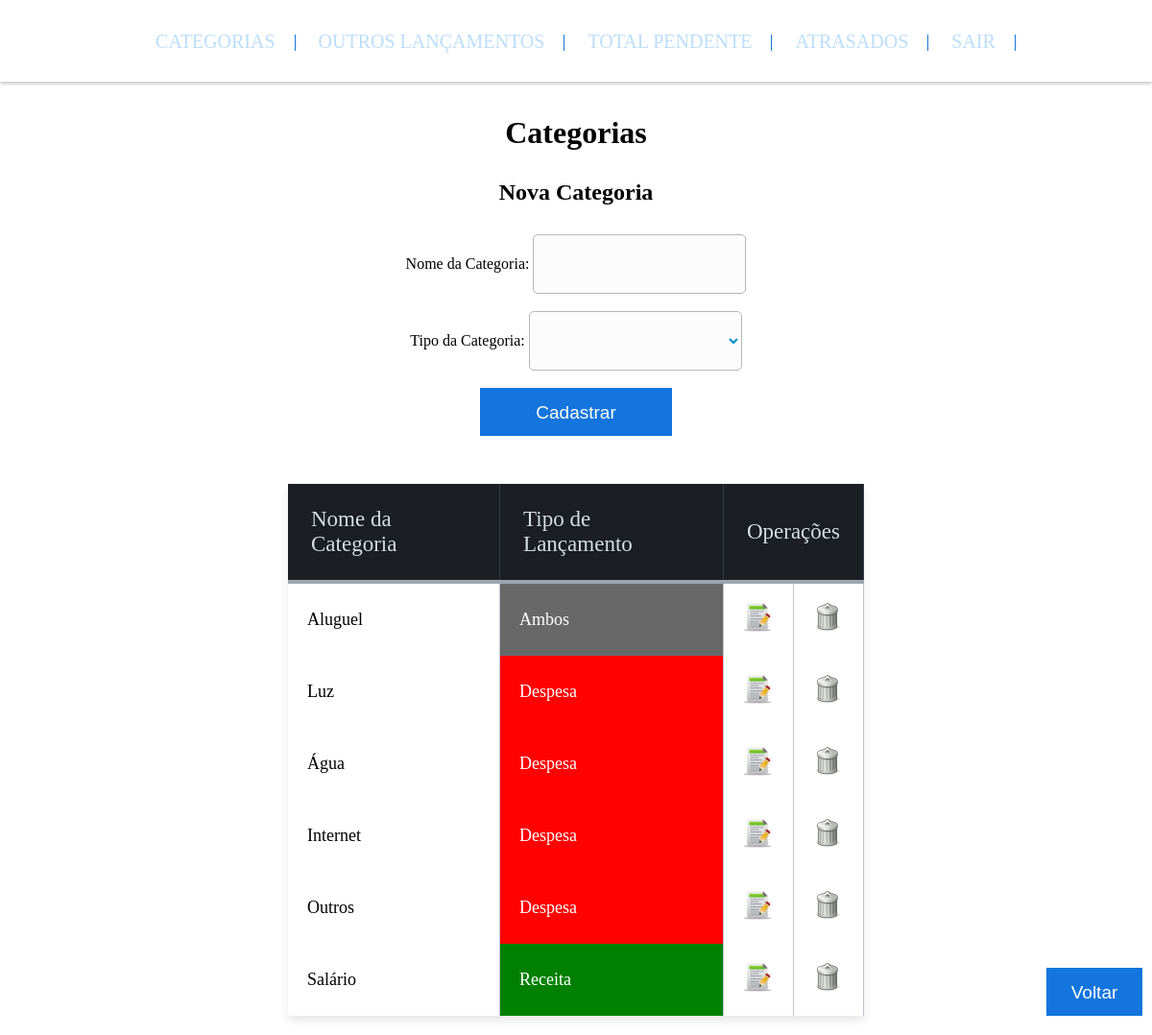
The app's page /categorias.php (signed in) with its own data.
### tables this page shows
CREATE TABLE IF NOT EXISTS `categorias` (
`id_categoria` int(6) NOT NULL,
  `nome` varchar(100) DEFAULT NULL,
  `tipo` char(1) DEFAULT NULL
);

### categorias.php (the view, shortened to what this page needs)
<?php
	include "Funcoes/conectar.php";
?>
<!DOCTYPE html>
<html lang="pt-br">
	<head>
		<link rel="stylesheet" href="Estilos/todos.css">
		<link rel="stylesheet" href="Estilos/categorias.css">
		<link rel="stylesheet" href="Estilos/header.css">
		<link rel="stylesheet" href="Estilos/listar.css">
	</head>
	<body>
		<header class="header" role="banner">
		    <nav class="nav_bar">
		        <ul class="ul_bar">
		            <li class="li_bar"><a href="categorias.php">Categorias</a></li>
		            <li class="li_bar"><a href="outrosLancamentos.php">Outros Lançamentos</a></li>
		            <li class="li_bar"><a href="totalPendente.php">Total Pendente</a></li>
		            <li class="li_bar"><a href="atrasados.php">Atrasados</a></li>
		            <li class="li_bar"><a href="Funcoes/logout.php">Sair</a></li>
		        </ul>
		    </nav>
		</header>
		<div class="cabecalho">
			<h1 class="Text_cat1">Categorias</h1>
		</div>
		<div class="conteudo">
			<div class="voltar">
				<a href="listarLancamentos.php"><input type="button" value="Voltar"></a>
			</div>
			<div class="adicionar" style="padding-bottom: 50px;">
				<h2 class="Text_cat">Nova Categoria</h2>
				<form method="GET" action="Funcoes/enviarCategoria.php">
					Nome da Categoria:
					<input type="text" name="nome" class="input_text">
					<br><br>
					Tipo da Categoria:
					<select name="tipo" class="input_text">
						<option selected disabled></option>
						<option value="D">Despesa</option>
					</select>
					<br><br>
					<input type="submit" name="enviarCategoria" value="Cadastrar">
				</form>
			</div>
			<div class="tabela">
				<table class="tabela-top">
					<tr>
						<th>Nome da Categoria</th>
						<th>Tipo de Lançamento</th>
						<th colspan="2">Operações</th>
					</tr>
					<?php
						$sql = "SELECT * FROM categorias ORDER BY tipo ASC";
						$receber = $conectar -> prepare($sql);
						$receber -> execute();
						foreach($receber as $listar){
							$id = $listar['id_categoria'];
							$nome = $listar['nome'];
							$tipo = $listar['tipo'];
							if($tipo == "R"){
								$tipo = "Receita";
								$classeTipo = "receita";
							}else if($tipo == "D"){
								$tipo = "Despesa";
								$classeTipo = "despesa";
							}else if($tipo == "A"){
								$tipo = "Ambos";
								$classeTipo = "ambos";
							}
							echo"
								<tr>
									<td>$nome</td>
									<td class='$classeTipo'>$tipo</td>
									<td><input type='image' src='Imagens/editar.png' name='editar' title='Editar' onClick='editarCategoria($id)'></td>
									<td><input type='image' src='Imagens/excluir.png' name='excluir' title='Excluir' onClick='excluirCategoria($id)'></td>
								</tr>
							";
						}
					?>
				</table>
			</div>
		</div>
	</body>
</html>

### Estilos/todos.css (style rules this page uses)
* { margin:0; border:0; padding:0; }
* [disabled] { cursor:default; }
html, body { text-align:center; margin:0 auto; margin-bottom:10px; }
table { margin:0 auto; }
input, select { width:200px; height:50px; }
input[type="image"] { width:50px; height:50px; }
input[type="submit"], input[type="button"] { padding: 15px 15px; color: #FFF; background-color: #1375DD; width: 20%; font-size: 19px; border-style: none; cursor: pointer; }
.tabela input { width:30px; height:30px; }
.voltar { display:inline-block; margin-top:10px; width:300px; margin-bottom:10px; }
.adicionar input, .adicionar select { width:200px; height:50px; }
.voltar { position:fixed; bottom:10px; right:10px; width:100px; }
.voltar input { width:100%; }
.receita { background-color: #008000; color: #FFF; }
.despesa { background-color: #FF0101; color: #FFF; }
.ambos { background-color: #686868; color: #FFF; }

### Estilos/categorias.css (style rules this page uses)
.input_text { display: inline-block; box-sizing: content-box; padding: 5px 10px; border: 1px solid #b7b7b7; border-radius: 5px; color: rgba(0,142,198,1); background: rgba(252,252,252,1); }
.Text_cat1 { margin-top: 120px; margin-bottom: 30px; }
.Text_cat { margin-top: 30px; margin-bottom: 30px; }

### Estilos/header.css (style rules this page uses)
.header { width: 100%; position: fixed; top: 0; left: 0; height: 85px; border: none; background-color: rgba(255,255,255,1); box-shadow: 0px 3px 2px 0px rgba(50, 50, 50, 0.2); }
.nav_bar { margin: 2em; }
.ul_bar { list-style-type: none; text-align: center; }
.li_bar { height: 20px; margin-right: 0px; border-right: 1px solid #1976D2; padding: 0 20px; display: inline; }
.li_bar a { text-decoration: none; color: #BBDEFB; font-size: 20px; text-transform: uppercase; transition: all 0.5s ease; display: inline-block; }

### Estilos/listar.css (style rules this page uses)
.tabela-top { background: white; border-radius:3px; border-collapse: collapse; height: 320px; margin: auto; max-width: 600px; padding:5px; width: 100%; box-shadow: 0 5px 10px rgba(0, 0, 0, 0.1); }
th { color:#D5DDE5; background:#1b1e24; border-bottom:4px solid #9ea7af; border-right: 1px solid #343a45; font-size:23px; font-weight: 100; padding:24px; text-align:left; text-shadow: 0 1px 1px rgba(0, 0, 0, 0.1); vertical-align:middle; }
td { padding:20px; text-align:left; font-size:18px; border-right: 1px solid #C1C3D1; }

### records on screen
categorias: nome "Aluguel", tipo "Ambos"
categorias: nome "Luz", tipo "Despesa"
categorias: nome "Água", tipo "Despesa"
categorias: nome "Internet", tipo "Despesa"
categorias: nome "Outros", tipo "Despesa"
categorias: nome "Salário", tipo "Receita"
